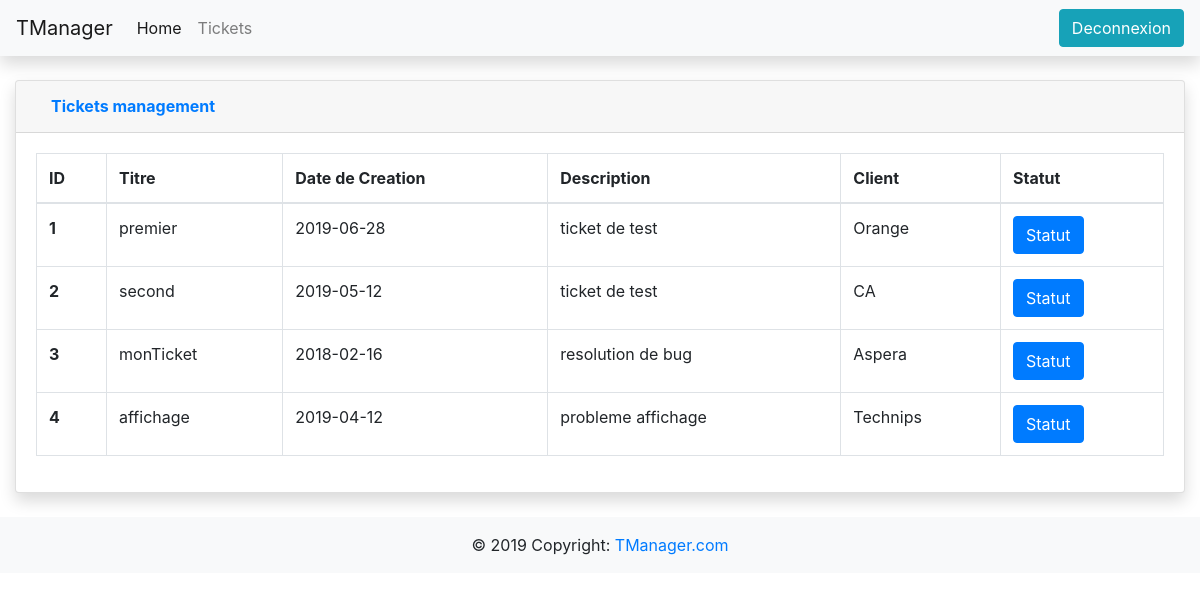
The app's page /projet_web/gestion_ticket_dev.php (signed in), older data.
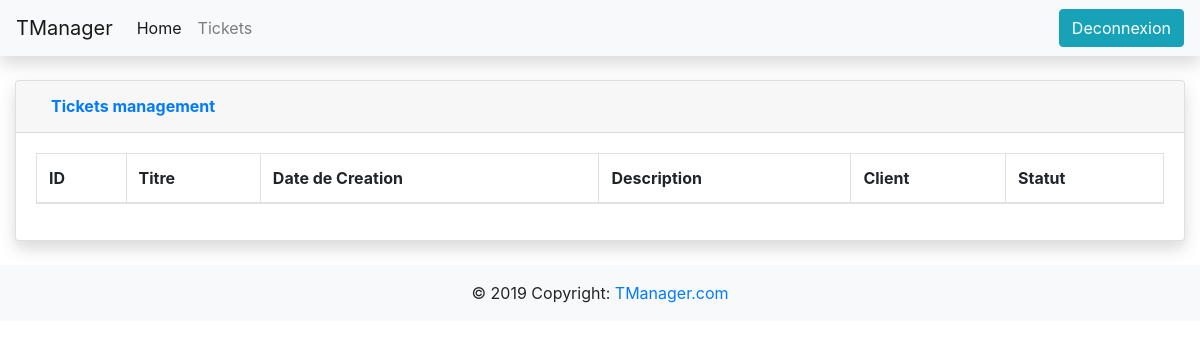
The same page, newer data.
### tables this page shows
CREATE TABLE `ticket` (
  `ticket_id` int(11) NOT NULL AUTO_INCREMENT,
  `ticket_creation` date NOT NULL,
  `ticket_titre` varchar(50) NOT NULL DEFAULT '',
  `ticket_description` varchar(50) NOT NULL DEFAULT '',
  `ticket_del` int(11) NOT NULL DEFAULT '0',
  `ticket_client_id` int(11) DEFAULT NULL,
  `ticket_projet_id` int(11) DEFAULT NULL,
  PRIMARY KEY (`ticket_id`),
  KEY `ticket_client_id` (`ticket_client_id`),
  KEY `ticket_projet_id` (`ticket_projet_id`),
  CONSTRAINT `ticket_ibfk_1` FOREIGN KEY (`ticket_client_id`) REFERENCES `client` (`client_id`),
  CONSTRAINT `ticket_ibfk_2` FOREIGN KEY (`ticket_projet_id`) REFERENCES `projet` (`projet_id`)
);

CREATE TABLE `client` (
  `client_id` int(11) NOT NULL AUTO_INCREMENT,
  `client_nom` varchar(50) NOT NULL DEFAULT '',
  `client_email` varchar(50) NOT NULL DEFAULT '',
  `client_numero` varchar(50) NOT NULL DEFAULT '',
  `client_del` int(11) NOT NULL DEFAULT '0',
  PRIMARY KEY (`client_id`)
);

### projet_web/gestion_ticket_dev.php (the view, shortened to what this page needs)
<!doctype html>
<html lang="en">
  <head>
    <link rel="stylesheet" href="bs431/css/bootstrap.min.css">
    <link href="vendor/datatables/dataTables.bootstrap4.min.css" rel="stylesheet">
  </head>
  <body>
    <?php include('navbar.php'); ?>
    <div class="container-fluid">
      <div class="card shadow mb-4">
        <div class="card-header py-3">
          <div class="container-fluid">
            <div class="row">
              <div class="col text-left">
                <h6 class="m-0 font-weight-bold text-primary">Tickets management</h6>
              </div>
            </div>
          </div>
        </div>
        <div class="card-body">
          <div class="table-responsive">
            <table class="table table-bordered" id="dataTable" width="100%" cellspacing="0">
              <thead>
                <tr>
                  <th>ID</th>
                  <th>Titre</th>
                  <th>Date de Creation</th>
                  <th>Description</th>
                  <th>Client</th>
                  <th>Statut</th>
                </tr>
              </thead>
              <tbody>
                <?php include('connexion_bdd.php'); ?>
                <?php
                $reponse = $bdd->query('SELECT * FROM ticket WHERE ticket_del = 0');
                while ($donnees = $reponse->fetch()){
                ?>
                <tr>
                  <th scope="row"><?php echo $donnees['ticket_id']; ?></th>
                  <td><?php echo $donnees['ticket_titre']; ?></td>
                  <td><?php echo $donnees['ticket_creation']; ?></td>
                  <td><?php echo $donnees['ticket_description']; ?></td>
                  <td>
                    <?php
                      $tus = $donnees['ticket_client_id'];
                      $res = $bdd->query("SELECT * FROM client WHERE client_id = $tus;");
                      $data = $res->fetch();
                      echo $data['client_nom'];
                    ?>
                  </td>
                  <td>
                  <form action ="statut_ticket.php" method="get">
                      <button type="submit" class="btn btn-primary">Statut</button>
                    </form>
                  </td>
                </tr>
                <?php
                }
                ?>
              </tbody>
            </table>
          </div>
        </div>
      </div>
    </div>
    <?php include('footer.php'); ?>
  </body>
</html>

Row changes from the older to the newer data that the page shows:
removed ticket: ticket_id "1", ticket_titre "premier", ticket_creation "2019-06-28", ticket_description "ticket de test", ticket_client.client_nom "Orange"
removed ticket: ticket_id "2", ticket_titre "second", ticket_creation "2019-05-12", ticket_description "ticket de test", ticket_client.client_nom "CA"
removed ticket: ticket_id "3", ticket_titre "monTicket", ticket_creation "2018-02-16", ticket_description "resolution de bug", ticket_client.client_nom "Aspera"
removed ticket: ticket_id "4", ticket_titre "affichage", ticket_creation "2019-04-12", ticket_description "probleme affichage", ticket_client.client_nom "Technips"
